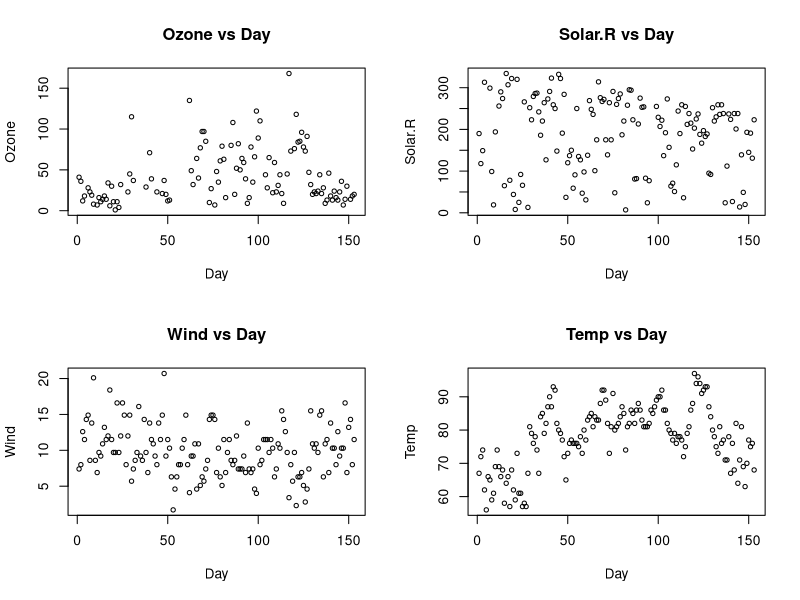
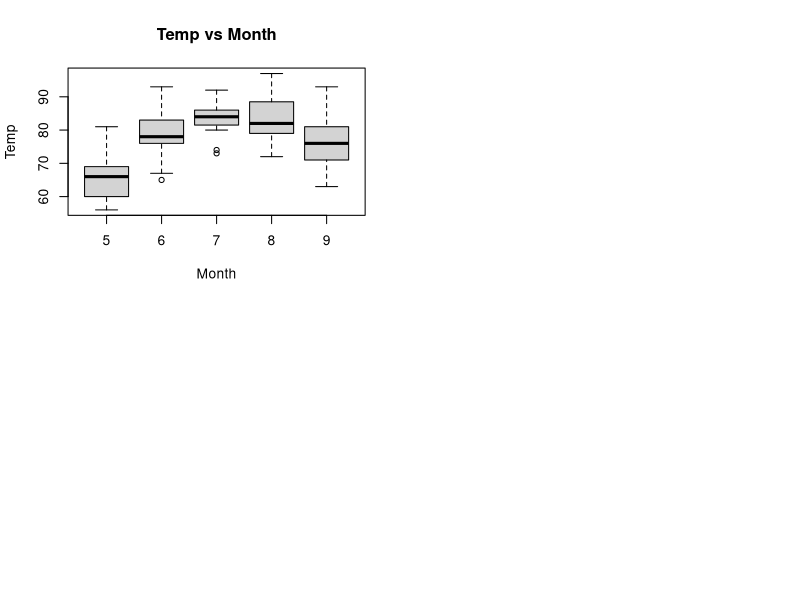
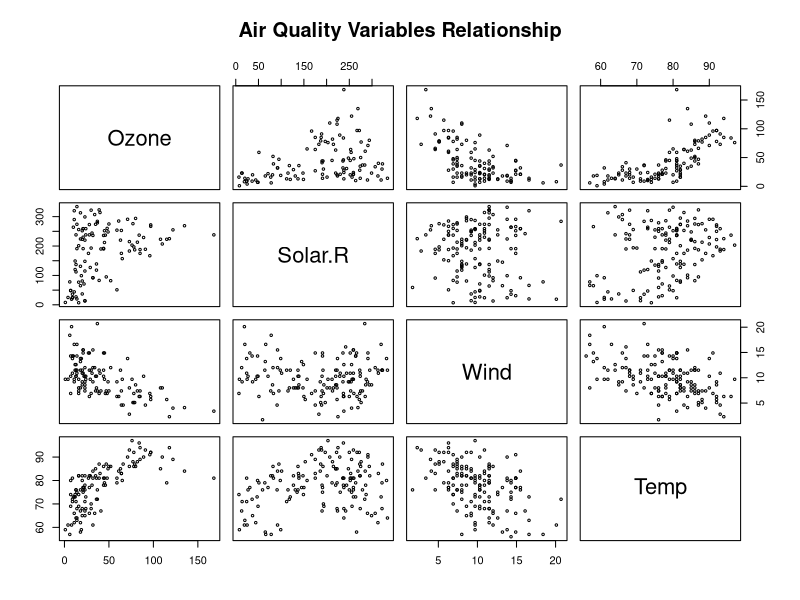
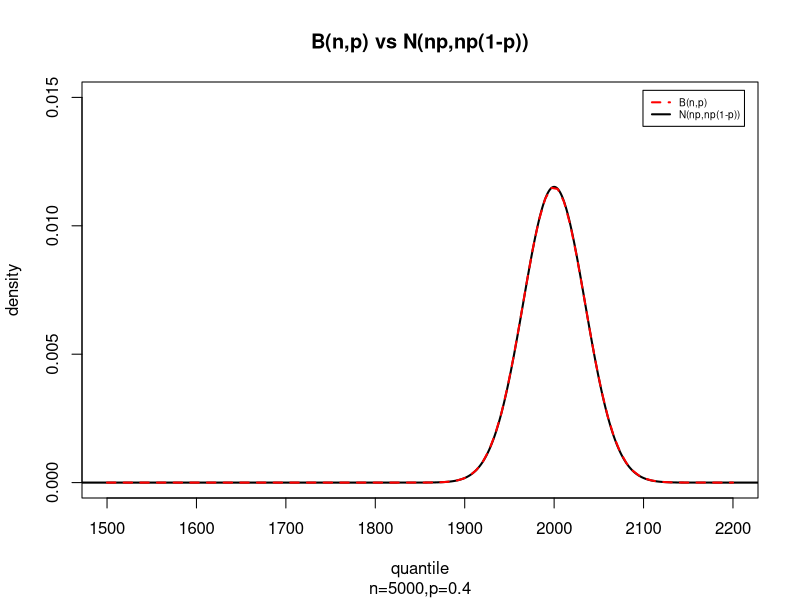
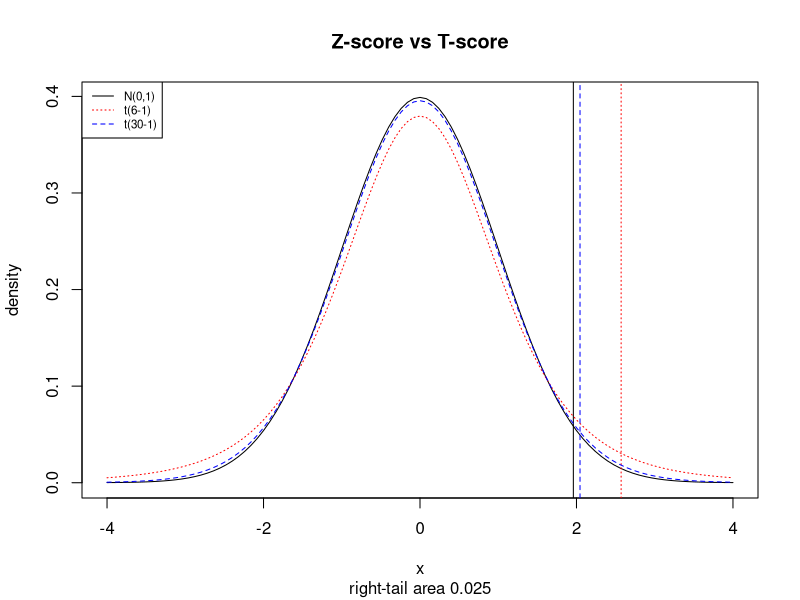
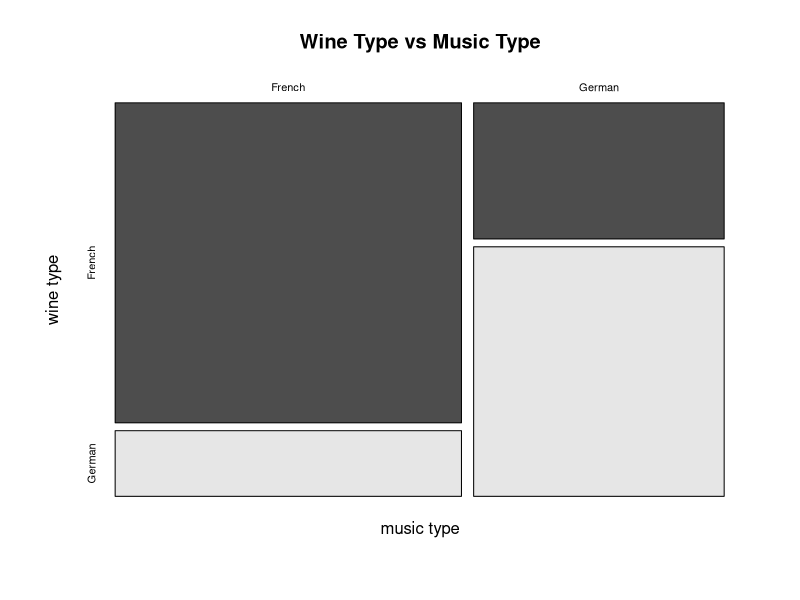
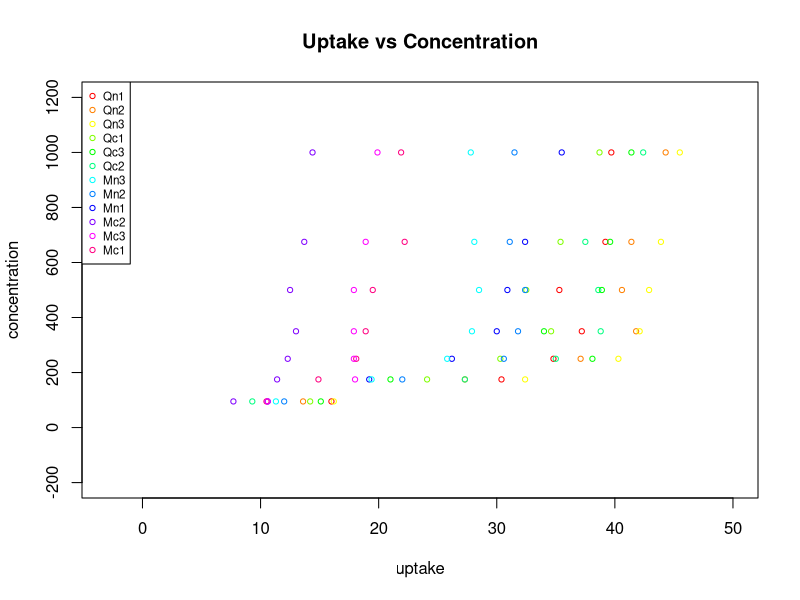
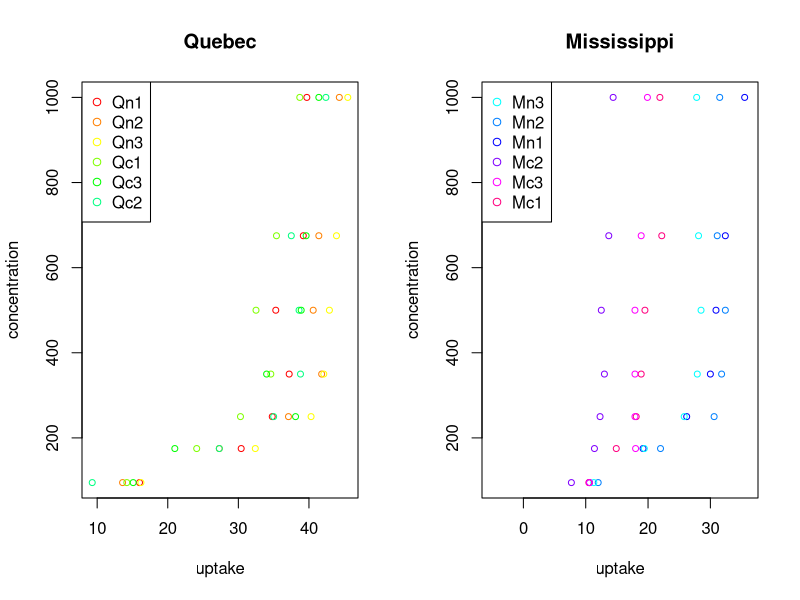

Source code (R) for these figures, in order:
## ---- chunk 1

par(mfrow=c(2,2))
attach(airquality)
Day=c(1:nrow(airquality))
plot(Day,Ozone,main = "Ozone vs Day",cex = 0.7)
plot(Day,Solar.R,main = "Solar.R vs Day",cex = 0.7)
plot(Day,Wind,main = "Wind vs Day",cex = 0.7)
plot(Day,Temp,main="Temp vs Day",cex = 0.7)
detach(airquality)
## ---- chunk 2
boxplot(Temp ~ Month,data  = airquality,xlab = "Month", ylab = "Temp",main = "Temp vs Month")
## ---- chunk 3
attach(airquality)
pairs(airquality[,c(1,2,3,4)],cex = 0.5,main="Air Quality Variables Relationship")
detach(airquality)
## ---- chunk 4
par(mfrow=c(1,1))
n=5000
p=0.4
x=seq(0,3000,length.out = 3000)
mu=n*p
sd=sqrt(n*p*(1-p))
density.norm=dnorm(x,mu,sd)
plot(x,density.norm,type ="l",xlim=c(1500,2200),ylim = c(0,0.015),main="B(n,p) vs N(np,np(1-p))",xlab ="quantile",ylab="density",lty=1,lwd=2,sub="n=5000,p=0.4")
curve(dbinom(x,n,p),from=1500,to=2200,add=TRUE,col="red",lty=2,lwd=2)
legend("topright",inset = 0.02,c("B(n,p)","N(np,np(1-p))"),col = c("red","black"),lty = c(2,1),lwd=c(2,2),cex = 0.6)
## ---- chunk 5
curve(dnorm(x,0,1),-4,4,ylab="density",main="Z-score vs T-score",sub="right-tail area 0.025")
abline(v=qnorm(0.975,0,1))
curve(dt(x,5),-4,4,add=T,col="red",lty=3)
abline(v=qt(0.975,5),col="red",lty=3)
curve(dt(x,29),-4,4,add=T,col="blue",lty=2)
abline(v=qt(0.975,29),col="blue",lty=2)
legend("topleft",legend=c("N(0,1)","t(6-1)","t(30-1)"),col=c("black","red","blue"),lty=c(1,3,2),cex = 0.7)
## ---- chunk 6
wine = read.csv('wine.csv')
counts = table(wine)
mosaicplot(counts, xlab='music type', ylab='wine type',main="Wine Type vs Music Type",color = TRUE)
## ---- chunk 7

palette(rainbow(12))
color<- palette()
plot(CO2$uptake, CO2$conc, col=CO2$Plant,xlim=c(-3,50),ylim =c(-200,1200),main = "Uptake vs Concentration",xlab='uptake', ylab='concentration',cex = 0.7)
legend("topleft",legend = levels(CO2$Plant),col = 1:12,pch = 1 ,cex= 0.7)
palette("default")
## ---- chunk 8
par(mfrow = c(1,2))

palette(rainbow(12)[1:6])
Q<-CO2[CO2$Type == "Quebec",]
Q$Plant <- factor(Q$Plant)
plot(Q$uptake,Q$conc,col = Q$Plant,xlab='uptake', ylab='concentration',cex = 0.8,main = "Quebec")

legend("topleft",legend = levels(Q$Plant),col = 1:6,pch =1)

palette(rainbow(12)[7:12])
M<-CO2[CO2$Type == "Mississippi",]
M$Plant <- factor(M$Plant)
plot(M$uptake,M$conc,col =M$Plant,xlab='uptake', ylab='concentration',cex = 0.8,main = "Mississippi",xlim = c(-5,36))

legend("topleft",legend = levels(M$Plant),col = 1:6 , pch =1)
palette("default")

## ---- chunk 9
par(mfrow = c(1,2))
palette(rainbow(12)[1:6])
N<-CO2[CO2$Treatment == "nonchilled",]
N$Plant <- factor(N$Plant)
plot(N$uptake,N$conc,col = N$Plant,xlab='uptake', ylab='concentration',cex = 0.8,main = "Nonchilled")

legend("topleft",legend = levels(N$Plant),col = 1:6,pch =1)

palette(rainbow(12)[7:12])
C<-CO2[CO2$Treatment == "chilled",]
C$Plant <- factor(C$Plant)
plot(C$uptake,C$conc,col =C$Plant,xlab='uptake', ylab='concentration',cex = 0.8,main = "Chilled",xlim = c(-5,50))

legend("topleft",legend = levels(C$Plant),col = 1:6 , pch =1)
palette("default")

